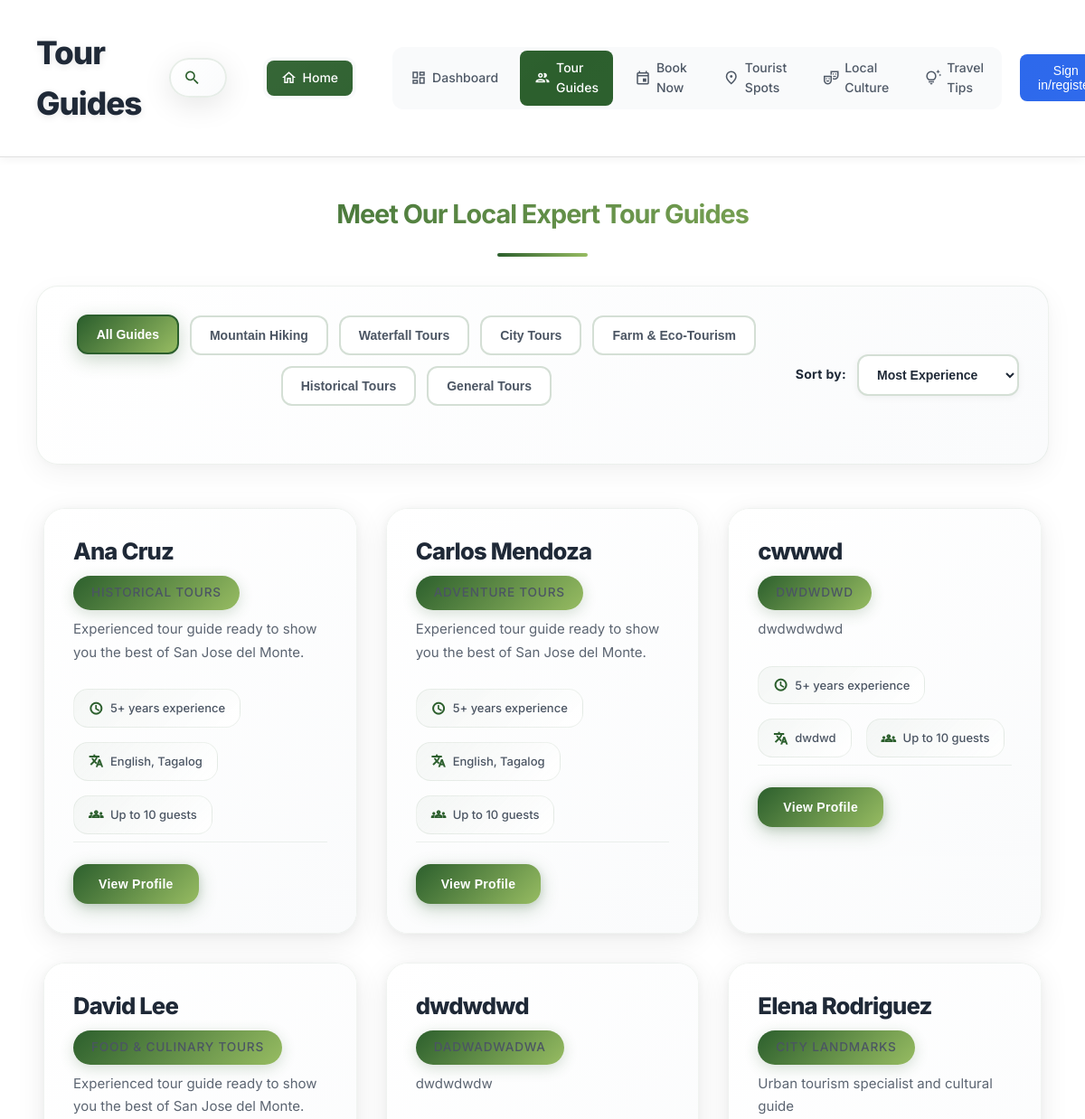
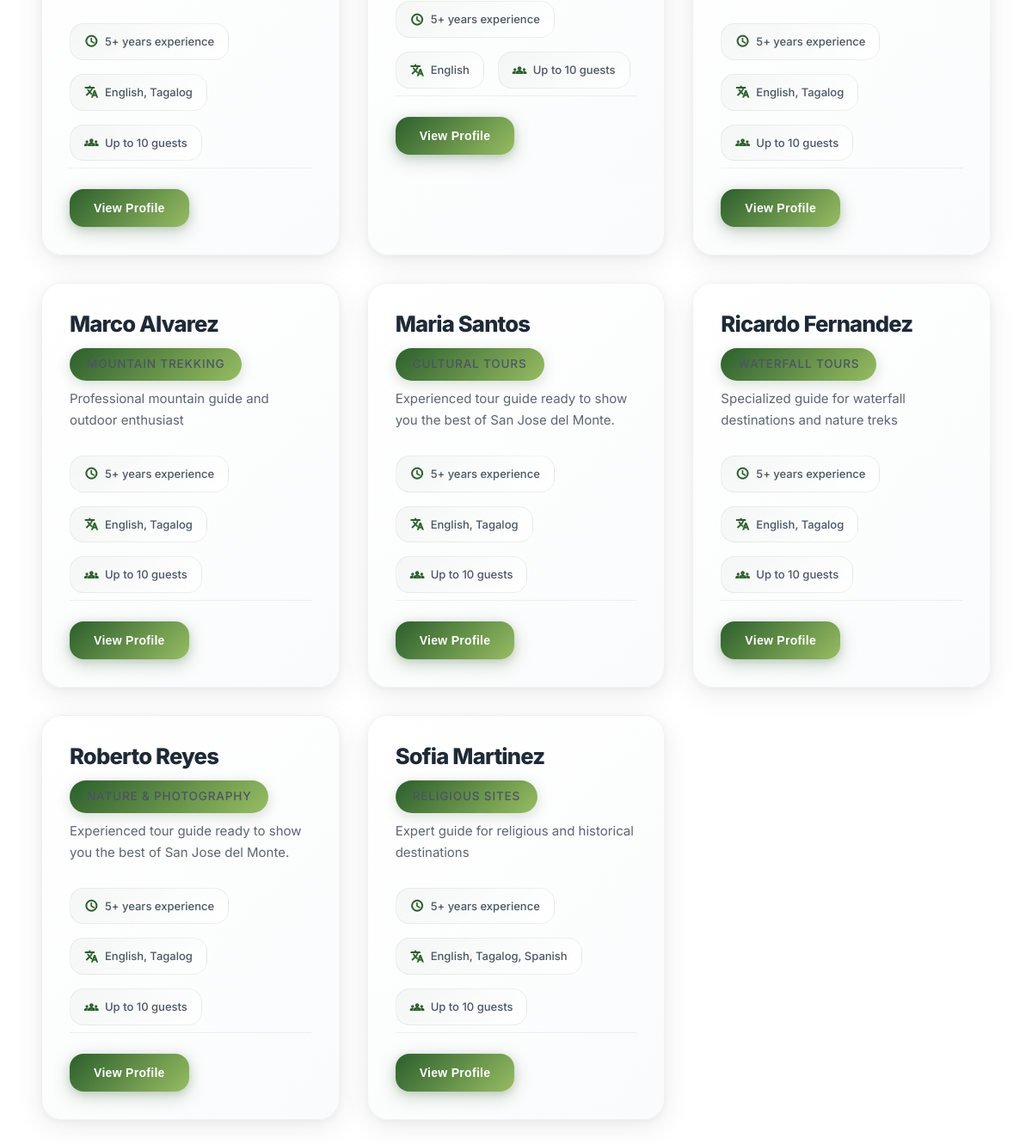
The page /sjdm-user/user-guides.php (signed in) on the database as committed earlier (2 pictures, top to bottom).
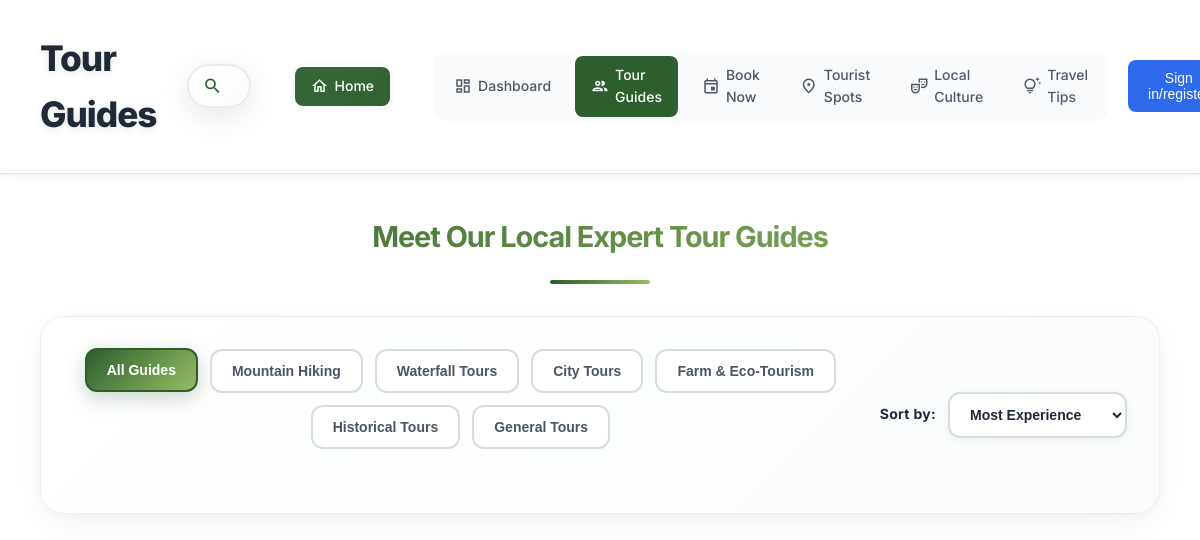
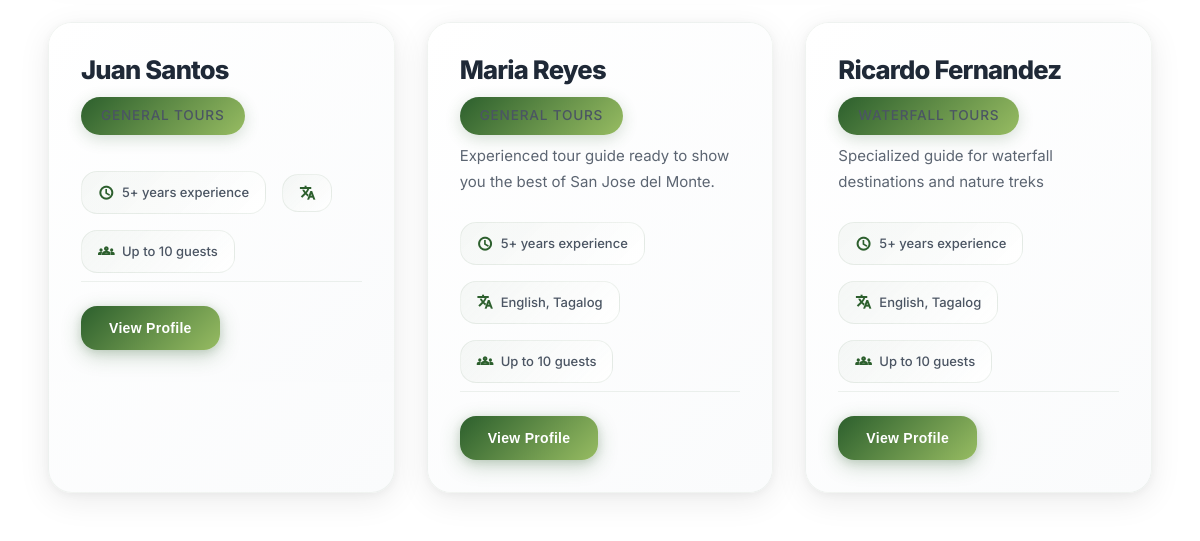
The same page on the database as committed later (2 pictures, top to bottom).
### tables this page shows
CREATE TABLE `tour_guides` (
  `id` int(11) NOT NULL,
  `user_id` int(11) DEFAULT NULL,
  `name` varchar(100) NOT NULL,
  `specialty` varchar(200) DEFAULT NULL,
  `category` enum('mountain','city','farm','waterfall','historical','general') NOT NULL DEFAULT 'general',
  `description` text DEFAULT NULL,
  `bio` text DEFAULT NULL,
  `areas_of_expertise` text DEFAULT NULL,
  `rating` decimal(3,2) DEFAULT 0.00,
  `review_count` int(11) DEFAULT 0,
  `price_range` varchar(100) DEFAULT NULL,
  `price_min` decimal(10,2) DEFAULT NULL,
  `price_max` decimal(10,2) DEFAULT NULL,
  `languages` varchar(200) DEFAULT NULL,
  `contact_number` varchar(20) DEFAULT NULL,
  `email` varchar(100) DEFAULT NULL,
  `schedules` text DEFAULT NULL,
  `experience_years` int(11) DEFAULT NULL,
  `group_size` varchar(50) DEFAULT NULL,
  `verified` tinyint(1) DEFAULT 0,
  `total_tours` int(11) DEFAULT 0,
  `photo_url` varchar(500) DEFAULT NULL,
  `status` enum('active','inactive') DEFAULT 'active',
  `created_at` timestamp NOT NULL DEFAULT current_timestamp(),
  `updated_at` timestamp NOT NULL DEFAULT current_timestamp() ON UPDATE current_timestamp()
);

### sjdm-user/user-guides.php (the view, shortened to what this page needs)
<?php
$conn = getDatabaseConnection();
$tourGuides = [];
if ($conn) {
    $guidesStmt = $conn->prepare("SELECT * FROM tour_guides WHERE status = 'active' ORDER BY name ASC");
    if ($guidesStmt) {
        $guidesStmt->execute();
        $guidesResult = $guidesStmt->get_result();
        if ($guidesResult->num_rows > 0) {
            while ($guide = $guidesResult->fetch_assoc()) {
                $tourGuides[] = $guide;
            }
        }
    } else {
        echo "";
    }
} else {
    echo "";
}
?>
<!DOCTYPE html>
<html lang="en">
<head>
    <link rel="stylesheet" href="styles.css">
</head>
<body>
    <main class="main-content full-width">
        <header class="main-header">
            <div class="header-left">
                <h1>Tour Guides</h1>
                <div class="search-bar">
                    <span class="material-icons-outlined">search</span>
                    <input type="text" placeholder="Search guides..." id="guideSearch">
                </div>
            </div>
            <div class="header-right">
                <nav class="header-nav">
                    <a href="../index.php" class="nav-link active">
                        <span class="material-icons-outlined">home</span>
                        <span>Home</span>
                    </a>
                </nav>
            </div>
            <div class="header-right">
                <nav class="header-nav">
                    <a href="index.php" class="nav-link">
                        <span class="material-icons-outlined">dashboard</span>
                        <span>Dashboard</span>
                    </a>
                    <a href="javascript:void(0)" class="nav-link active">
                        <span class="material-icons-outlined">people</span>
                        <span>Tour Guides</span>
                    </a>
                    <a href="book.php" class="nav-link">
                        <span class="material-icons-outlined">event</span>
                        <span>Book Now</span>
                    </a>
                    <a href="tourist-spots.php" class="nav-link">
                        <span class="material-icons-outlined">place</span>
                        <span>Tourist Spots</span>
                    </a>
                    <a href="local-culture.php" class="nav-link">
                        <span class="material-icons-outlined">theater_comedy</span>
                        <span>Local Culture</span>
                    </a>
                    <a href="travel-tips.php" class="nav-link">
                        <span class="material-icons-outlined">tips_and_updates</span>
                        <span>Travel Tips</span>
                    </a>
                </nav>
                <div class="header-actions">
                    <button class="btn-signin" onclick="window.location.href='../log-in/log-in.php'">Sign in/register</button>
                </div>
            </div>
        </header>
        <div class="content-area">
            <h2 class="section-title">Meet Our Local Expert Tour Guides</h2>
            <div class="filter-section">
                <div class="filter-container">
                    <div class="filter-buttons">
                        <button class="filter-btn active" data-filter="all">All Guides</button>
                        <button class="filter-btn" data-filter="mountain">Mountain Hiking</button>
                        <button class="filter-btn" data-filter="waterfall">Waterfall Tours</button>
                        <button class="filter-btn" data-filter="city">City Tours</button>
                        <button class="filter-btn" data-filter="farm">Farm & Eco-Tourism</button>
                        <button class="filter-btn" data-filter="historical">Historical Tours</button>
                        <button class="filter-btn" data-filter="general">General Tours</button>
                    </div>
                    <div class="sort-section">
                        <label>Sort by:</label>
                        <select id="sortGuides">
                            <option value="experience">Most Experience</option>
                        </select>
                    </div>
                </div>
            </div>
            <div id="guidesList" class="guides-grid">
                <?php
                if (!empty($tourGuides)) {
                    foreach ($tourGuides as $index => $guide) {
                        $guideId = $guide['id'];
                        $guideName = htmlspecialchars($guide['name']);
                        $guideSpecialty = htmlspecialchars($guide['specialty']);
                        $guideDescription = htmlspecialchars($guide['description'] ?? 'Experienced tour guide ready to show you the best of San Jose del Monte.');
                        $guideExperience = htmlspecialchars($guide['experience'] ?? '5+ years');
                        $guideLanguages = htmlspecialchars($guide['languages'] ?? 'English, Tagalog');
                        $guideGroupSize = htmlspecialchars($guide['max_group_size'] ?? '10 guests');
                        $guideCategory = htmlspecialchars($guide['category'] ?? 'general');
                        $categoryMap = [
                            'mountain' => 'mountain',
                            'waterfall' => 'waterfall',
                            'city' => 'city',
                            'farm' => 'farm',
                            'historical' => 'historical',
                            'general' => 'general'
                        ];
                        $dataCategory = $categoryMap[$guideCategory] ?? 'general';
                ?>
                <div class="guide-card" data-guide-id="<?php echo $guideId; ?>" data-category="<?php echo $dataCategory; ?>">
                    <div class="guide-info">
                        <h3 class="guide-name"><?php echo $guideName; ?></h3>
                        <span class="guide-specialty"><?php echo $guideSpecialty; ?></span>
                        <p class="guide-description"><?php echo $guideDescription; ?></p>
                        <div class="guide-meta">
                            <div class="meta-item">
                                <span class="material-icons-outlined">schedule</span>
                                <?php echo $guideExperience; ?> experience
                            </div>
                            <div class="meta-item">
                                <span class="material-icons-outlined">translate</span>
                                <?php echo $guideLanguages; ?>
                            </div>
                            <div class="meta-item">
                                <span class="material-icons-outlined">groups</span>
                                Up to <?php echo $guideGroupSize; ?>
                            </div>
                        </div>
                        <div class="guide-footer">
                            <button class="btn-view-profile" onclick="openGuideModal(<?php echo $guideId; ?>)">View Profile</button>
                        </div>
                    </div>
                </div>
                <?php
                    }
                }
                ?>
            </div>
        </main>
</body>
</html>

### sjdm-user/user-guides.php (style rules this page uses)
.main-content.full-width { margin-left: 0; max-width: 100%; }
.main-content.full-width .main-header { padding: 30px 40px; background: white; border-bottom: 1px solid var(--border); box-shadow: 0 2px 10px rgba(0, 0, 0, 0.05); display: flex; justify-content: space-between; align-items: center; gap: 40px; }
.header-left { display: flex; align-items: center; gap: 30px; }
.header-right { display: flex; align-items: center; gap: 20px; }
.header-nav { display: flex; align-items: center; gap: 8px; background: var(--gray-50); padding: 4px; border-radius: 12px; }
.nav-link { display: flex; align-items: center; gap: 6px; padding: 8px 16px; text-decoration: none; color: var(--text-secondary); font-weight: 500; font-size: 14px; border-radius: 8px; transition: all 0.2s ease; }
.nav-link.active { background: var(--primary); color: white; }
.nav-link .material-icons-outlined { font-size: 18px; }
.btn-signin { background: #2563eb; color: white; border: none; padding: 10px 20px; border-radius: 8px; font-weight: 500; font-size: 14px; cursor: pointer; transition: all 0.2s ease; }
.main-content.full-width .content-area { padding: 40px; max-width: 1400px; margin: 0 auto; }

Rows that differ between the two databases and show on the page:
removed tour_guides: name "Ana Cruz", specialty "HISTORICAL TOURS", description "Experienced tour guide ready to show you the best of San Jose del Monte.", guideExperience "5+ years", languages "English, Tagalog", guideGroupSize "10 guests"
removed tour_guides: name "Carlos Mendoza", specialty "ADVENTURE TOURS", description "Experienced tour guide ready to show you the best of San Jose del Monte.", guideExperience "5+ years", languages "English, Tagalog", guideGroupSize "10 guests"
removed tour_guides: name "cwwwd", specialty "DWDWDWD", description "dwdwdwdwd", guideExperience "5+ years", languages "dwdwd", guideGroupSize "10 guests"
removed tour_guides: name "David Lee", specialty "FOOD & CULINARY TOURS", description "Experienced tour guide ready to show you the best of San Jose del Monte.", guideExperience "5+ years", languages "English, Tagalog", guideGroupSize "10 guests"
removed tour_guides: name "dwdwdwd", specialty "DADWADWADWA", description "dwdwdwdw", guideExperience "5+ years", languages "English", guideGroupSize "10 guests"
removed tour_guides: name "Elena Rodriguez", specialty "CITY LANDMARKS", description "Urban tourism specialist and cultural guide", guideExperience "5+ years", languages "English, Tagalog", guideGroupSize "10 guests"
removed tour_guides: name "Marco Alvarez", specialty "MOUNTAIN TREKKING", description "Professional mountain guide and outdoor enthusiast", guideExperience "5+ years", languages "English, Tagalog", guideGroupSize "10 guests"
removed tour_guides: name "Maria Santos", specialty "CULTURAL TOURS", description "Experienced tour guide ready to show you the best of San Jose del Monte.", guideExperience "5+ years", languages "English, Tagalog", guideGroupSize "10 guests"
removed tour_guides: name "Roberto Reyes", specialty "NATURE & PHOTOGRAPHY", description "Experienced tour guide ready to show you the best of San Jose del Monte.", guideExperience "5+ years", languages "English, Tagalog", guideGroupSize "10 guests"
removed tour_guides: name "Sofia Martinez", specialty "RELIGIOUS SITES", description "Expert guide for religious and historical destinations", guideExperience "5+ years", languages "English, Tagalog, Spanish", guideGroupSize "10 guests"
added tour_guides: name "Juan Santos", specialty "GENERAL TOURS", guideExperience "5+ years", guideGroupSize "10 guests"
added tour_guides: name "Maria Reyes", specialty "GENERAL TOURS", description "Experienced tour guide ready to show you the best of San Jose del Monte.", guideExperience "5+ years", languages "English, Tagalog", guideGroupSize "10 guests"
